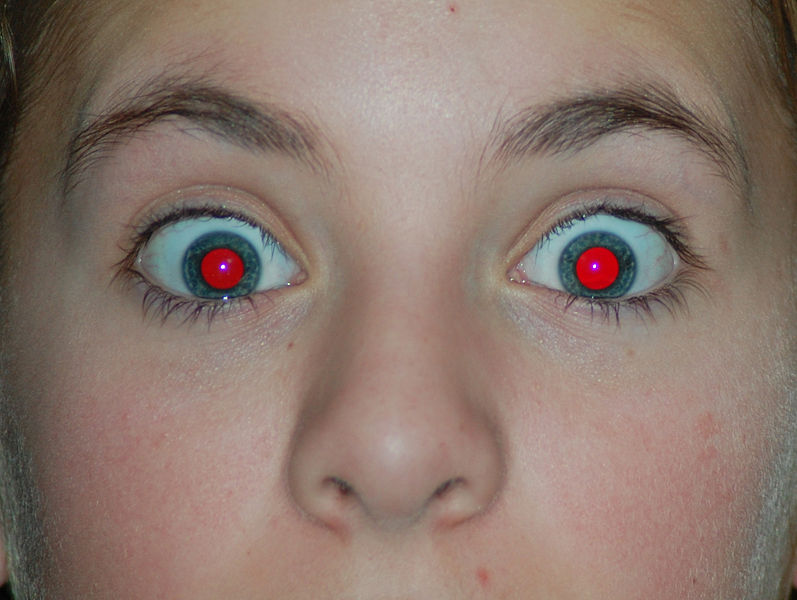
//> input picture RedEyeRemover/red_eyes.jpg, 797 x 600 px, given in place of the camera
$ ./read_webcam   (built with g++ and OpenCV 4)
//> lines starting //> are read from the running program, lines starting //| are printed output that depends on the picture
#include <opencv2/opencv.hpp>
#include <opencv2/videoio.hpp>
#include <opencv2/highgui.hpp>

using namespace cv;
using namespace std;

int main(int, char**)
{
    VideoCapture cap(0);
    if(!cap.isOpened())
        return -1;

    Mat edges;
    Mat normal;
    namedWindow("edges",1);
    namedWindow("normal", 1);
    for(;;)
    {
        Mat frame;
        cap >> frame;
//> frame is the input picture: 600 rows x 797 cols, CV_8UC3; mean B, G, R 110, 120, 139.7
        cvtColor(frame, edges, COLOR_BGR2GRAY);
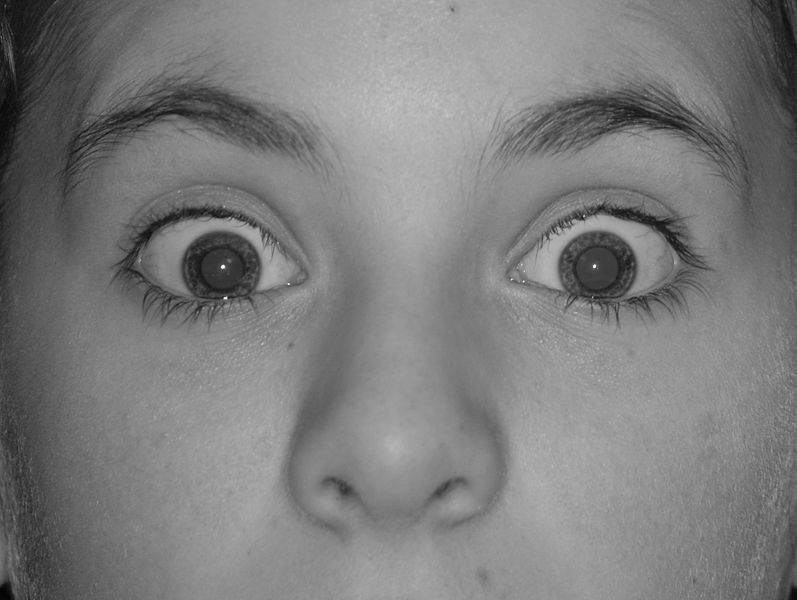
//> edges: 600 rows x 797 cols, CV_8UC1; min 1, max 254, mean 124.8
        GaussianBlur(edges, edges, Size(7,7), 1.5, 1.5);
        Canny(edges, edges, 0, 30, 3);
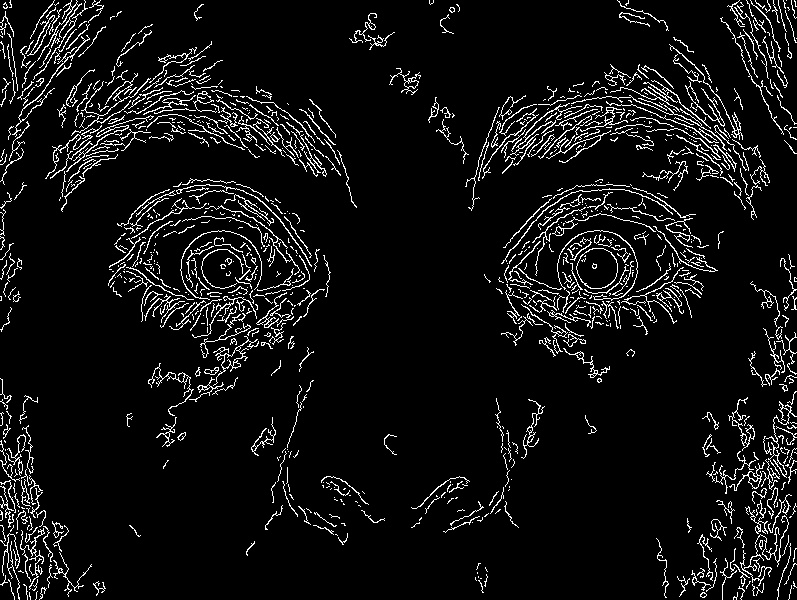
//> edges: 600 rows x 797 cols, CV_8UC1; 6.8% white in thin lines or dots
        imshow("edges", edges);
        imshow("normal", frame);
        if(waitKey(30) >= 0) break;
//> the Esc key is pressed
    }

    return 0;
}
